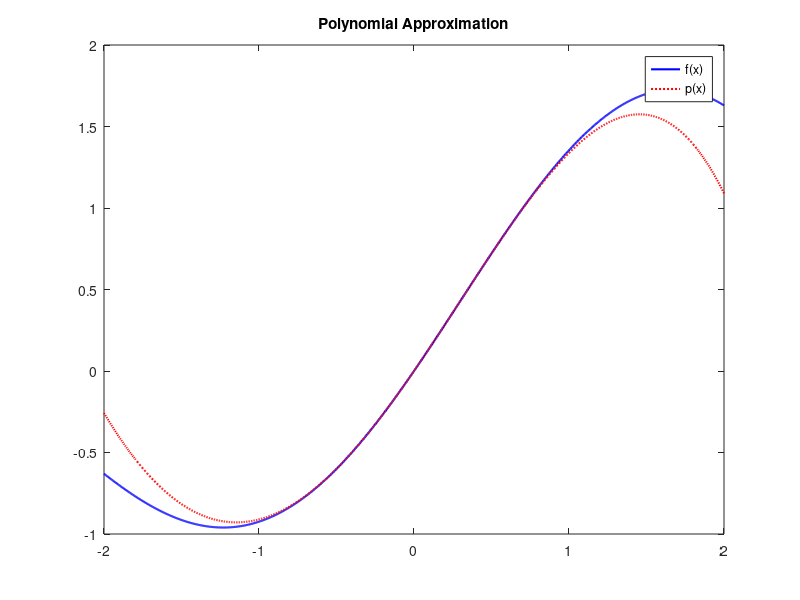

Here is the MATLAB script that generated this plot:
x=linspace(-2,2,1000);
y=sin(x).*log(x+4);
p=1.3863.*x+0.25.*x.^2-0.2623.*x.^3-0.0365.*x.^4;
plot(x,y,'b','LineWidth',1.5)
hold on
plot(x,p,'r:','LineWidth',1.5)
legend('f(x)','p(x)')
title('Polynomial Approximation')
hold off
% 注意数字入[0 1 0],1.5不需要引号，属性如color,LineWidth要引号（大小写）
